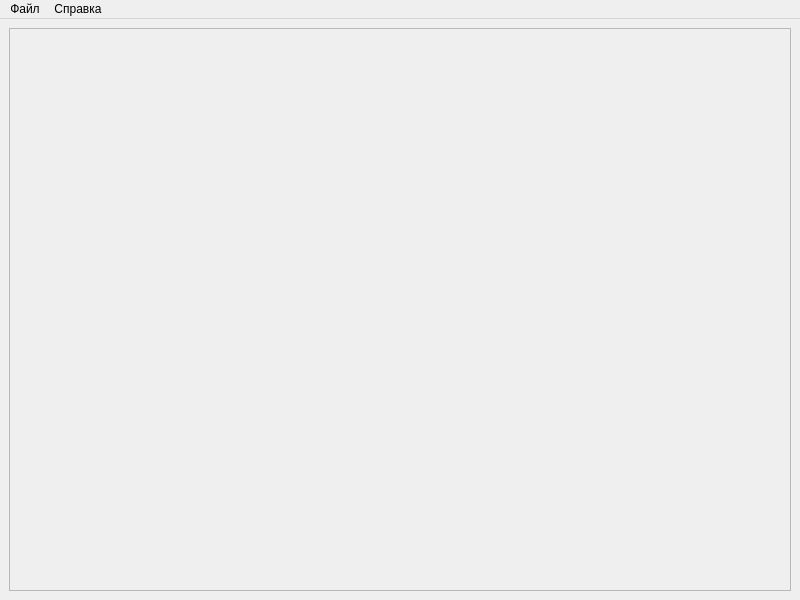
<?xml version="1.0" encoding="UTF-8"?>
<ui version="4.0">
 <class>MainWindow</class>
 <widget class="QMainWindow" name="MainWindow">
  <property name="geometry">
   <rect>
    <x>0</x>
    <y>0</y>
    <width>800</width>
    <height>600</height>
   </rect>
  </property>
  <property name="windowTitle">
   <string>MainWindow</string>
  </property>
  <widget class="QWidget" name="centralwidget">
   <layout class="QHBoxLayout" name="horizontalLayout">
    <item>
     <widget class="QScrollArea" name="scrollGraph">
      <property name="widgetResizable">
       <bool>true</bool>
      </property>
      <widget class="QWidget" name="scrollAreaWidgetContents">
       <property name="geometry">
        <rect>
         <x>0</x>
         <y>0</y>
         <width>780</width>
         <height>558</height>
        </rect>
       </property>
       <layout class="QVBoxLayout" name="verticalLayout">
        <item>
         <layout class="QGridLayout" name="gridLayout"/>
        </item>
       </layout>
      </widget>
     </widget>
    </item>
   </layout>
  </widget>
  <widget class="QMenuBar" name="menubar">
   <property name="geometry">
    <rect>
     <x>0</x>
     <y>0</y>
     <width>800</width>
     <height>22</height>
    </rect>
   </property>
   <widget class="QMenu" name="menu">
    <property name="title">
     <string>Файл</string>
    </property>
    <addaction name="chooseFileAction"/>
   </widget>
   <widget class="QMenu" name="menu_2">
    <property name="title">
     <string>Справка</string>
    </property>
    <addaction name="aboutProgramAction"/>
   </widget>
   <addaction name="menu"/>
   <addaction name="menu_2"/>
  </widget>
  <action name="chooseFileAction">
   <property name="text">
    <string>Выбрать файл</string>
   </property>
  </action>
  <action name="aboutProgramAction">
   <property name="text">
    <string>О программе</string>
   </property>
  </action>
 </widget>
 <resources/>
 <connections/>
</ui>
